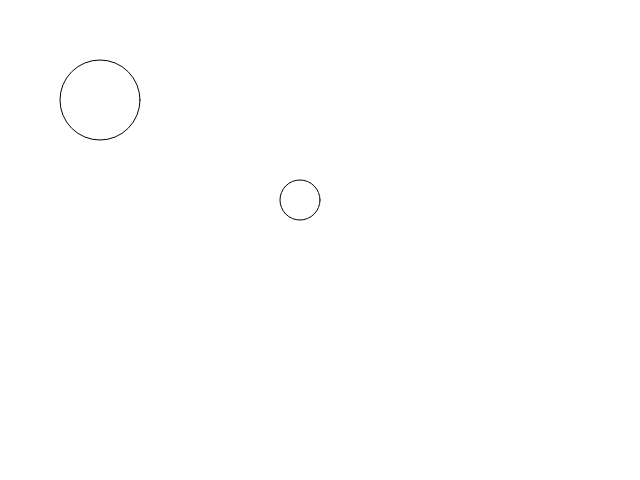
Frame 1 (no input)
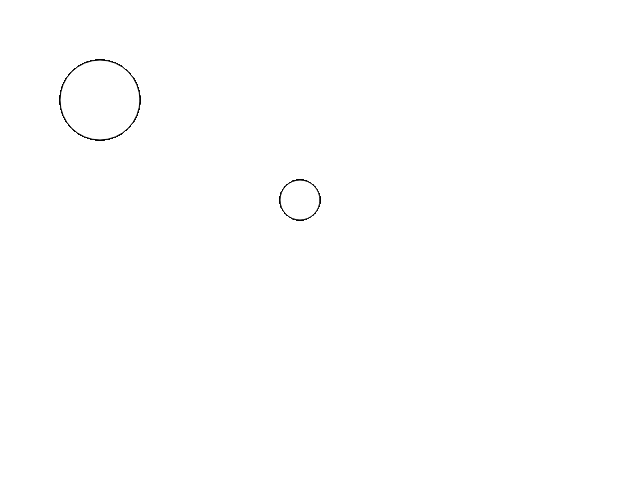
Frame 60 (no input)
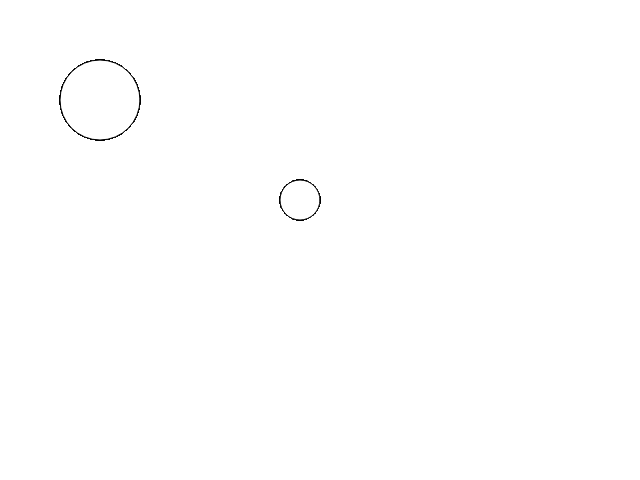
Frame 120 (the mouse pressed at the canvas centre since frame 60)

The p5.js sketch that drew these frames (run headless with seeded random() and noise() and a simulated clock; from frame 60 on, the mouse is pressed at the canvas centre):

// p5.js sketch
// ── sketch.js
// 函数setup() : 准备阶段
function setup() {
	createCanvas(640,GlobalVar*12);
}

var GlobalVar = 40;

// 函数draw()：作画阶段
function draw() {

	var LocalX = 300;

	var LocalY = 200;

	ellipse(LocalX,LocalY,GlobalVar,GlobalVar);

	var Size2 = 80;

	ellipse(100,100,Size2,Size2);	

}
